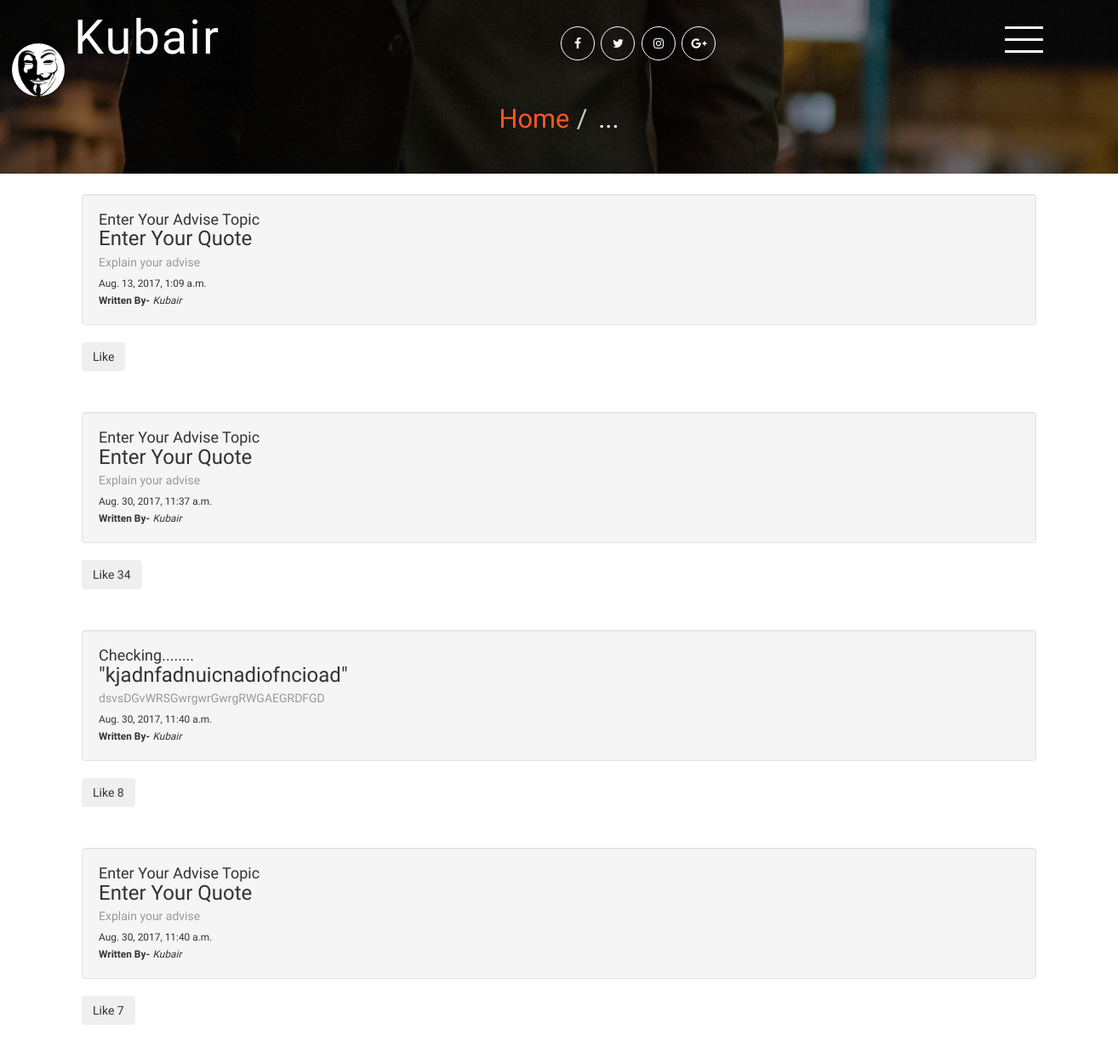
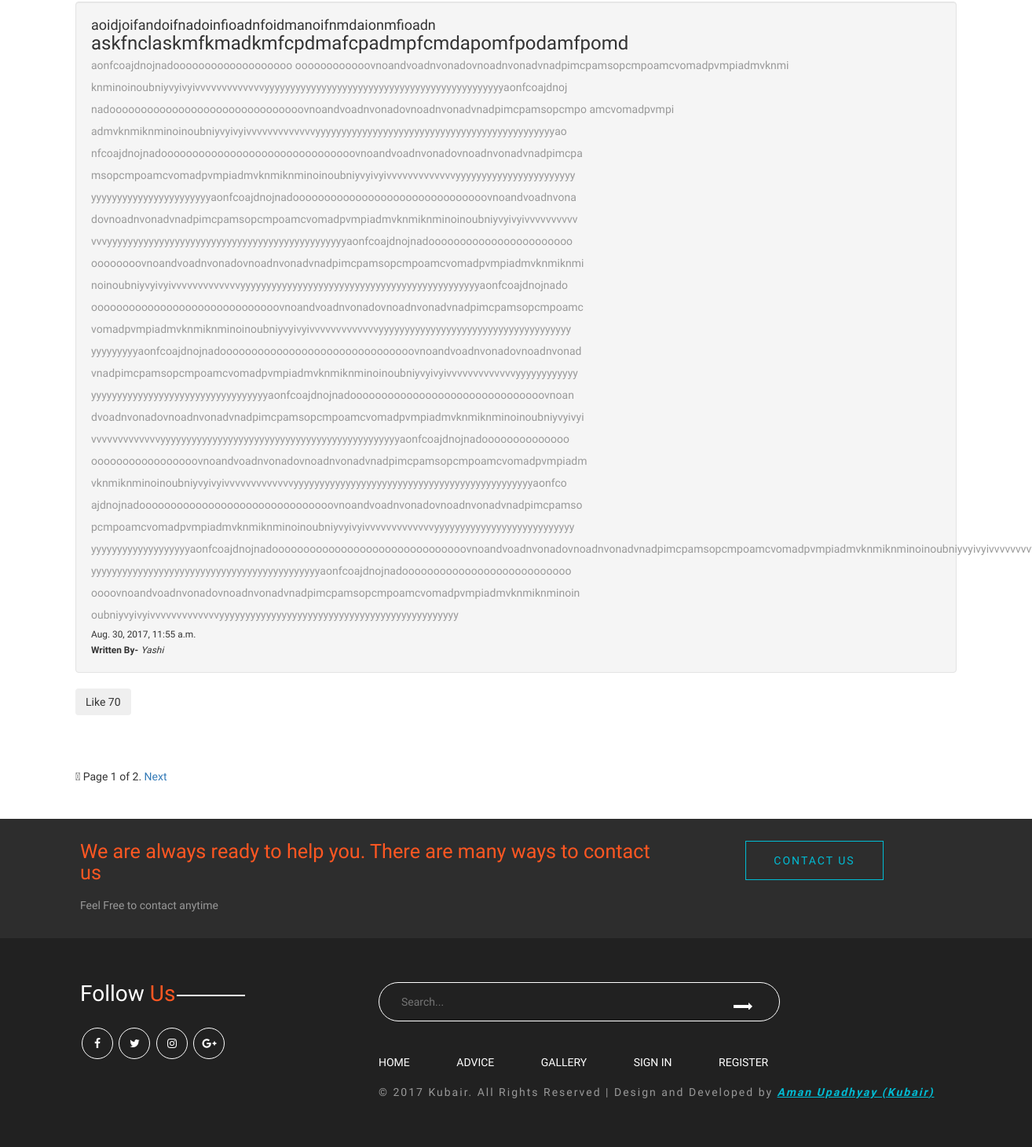
Before: /Advises/ with the older database file (2 pictures, top to bottom).
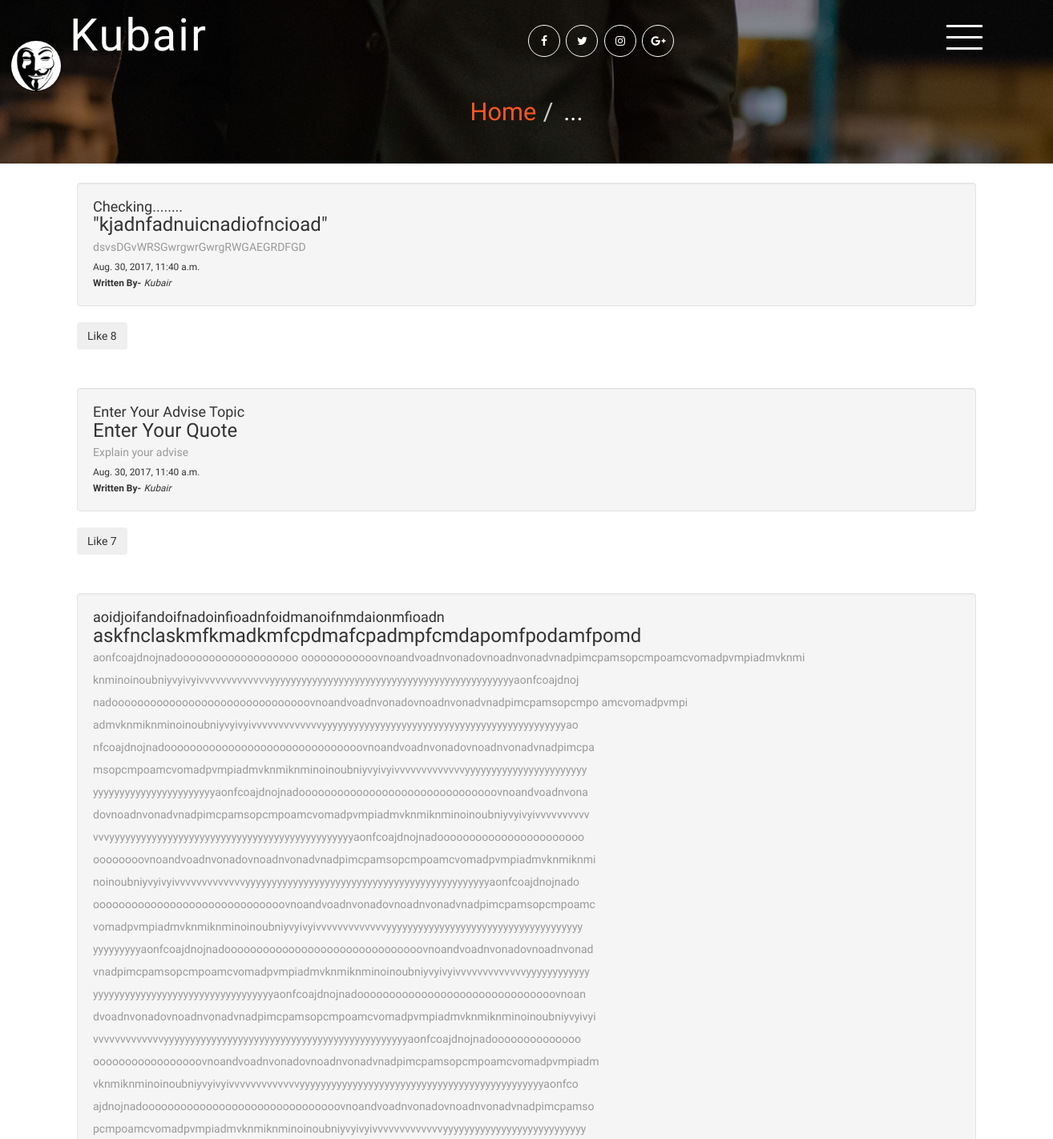
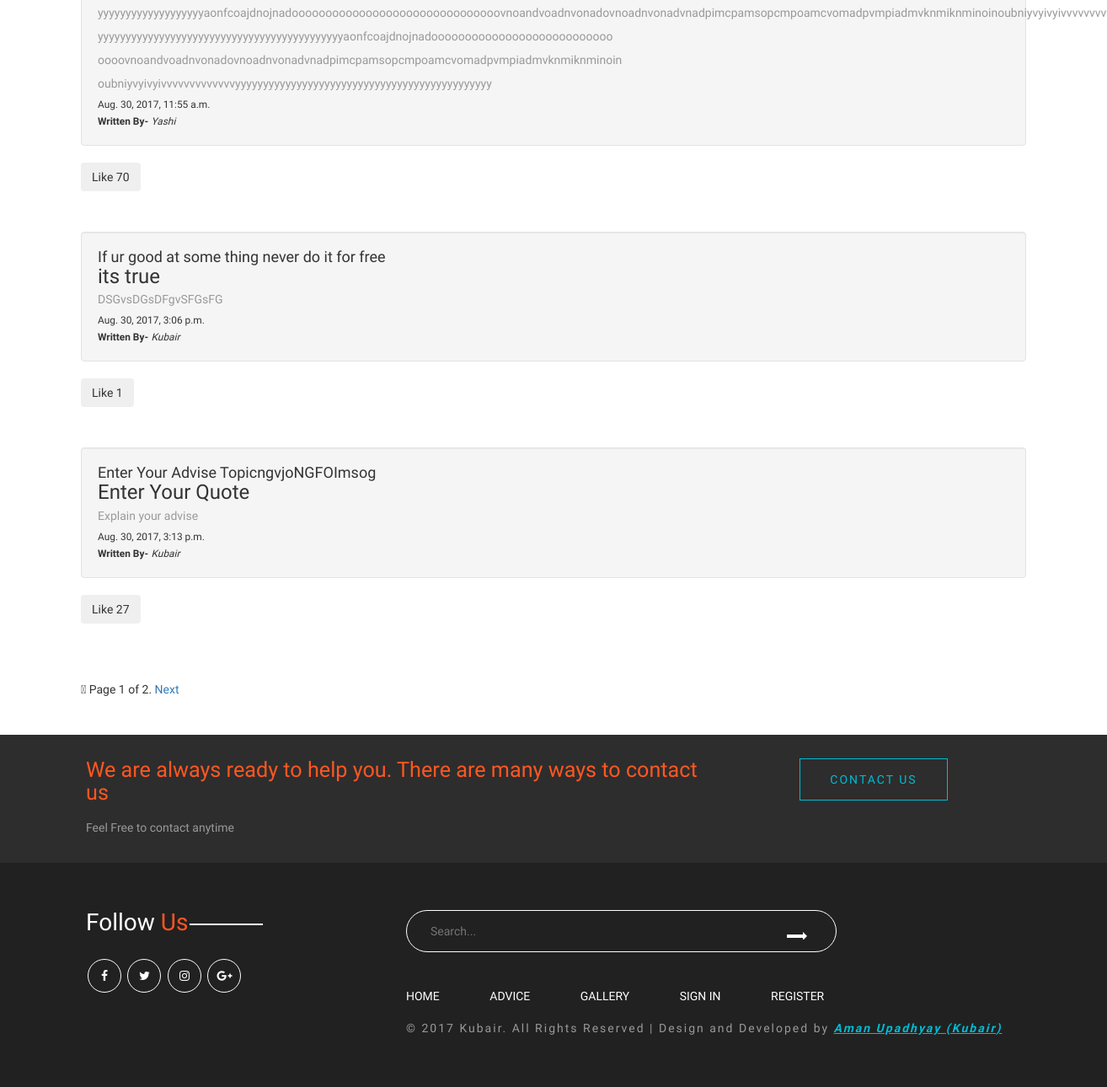
After: the same page with the newer database file (2 pictures, top to bottom).
### Advises/models.py (models this page shows, shortened)
class Advise(models.Model):
    Advise=models.CharField(max_length=50,blank=False,default='Enter Your Advise Topic')
    Quote=models.CharField(max_length=50,blank=False,default='Enter Your Quote')
    Explanation=models.TextField(blank=False,default='Explain your advise')
    Created_time=models.DateTimeField(auto_now=True)
    author=models.ForeignKey('auth.User')
    likes=models.IntegerField(default=0)

### Advises/views.py (the view)
# urls.py: url(r'^Advises/$',advise_views.View_Advise, name="Advises"),
def View_Advise(request):
    Advise_list = Advise.objects.all().order_by('Created_time')
    paginator = Paginator(Advise_list, 5)
    page = request.GET.get('page')
    try:
        posts = paginator.page(page)
    except PageNotAnInteger:
        posts = paginator.page(1)
    except EmptyPage:
        posts = paginator.page(paginator.num_pages)
    contex = {'Advises': posts}
    return render(request, 'View_Advise.html', contex)

### templates/View_Advise.html (shortened to what this page needs)
{% extends 'base.html' %}
{% load static %}
{% block content %}
    {% include 'snippts/header.html' %}
    {% for Advise in Advises %}
        <div class="container well-lg">
            <div class="col-md 6 well m-t-3">
                <h4>{{ Advise.Advise }}</h4>
                <h3>{{ Advise.Quote }}</h3>
                <p class="bottom-right">{{ Advise.Explanation }}</p>
                <small>{{ Advise.Created_time }}</small>
                <br>
                <small><b>Written By-</b></small>
                <small><i>{{ Advise.author }}</i></small>
            </div>
            <button id="likes" data-id="{{ Advise.id }}" class="btnlikes btn btn-social-icon">Like
                {% if Advise.likes > 0 %}{{ Advise.likes }} {% endif %}</button>
        </div>
    {% endfor %}
    <div class="container well-lg">
    <div class="pagination">
        <span class="fa-step-forward">
        <span class="current">
            Page {{ Advises.number }} of {{ Advises.paginator.num_pages }}.</span>
        {% if Advises.has_next %}
            <a href="?page={{ Advises.next_page_number }}">Next</a>
            {% endif %}
        </span>
    </div>
    </div>
    {% include 'snippts/contactus_footer.html' %}
    {% include 'snippts/footer.html' %}
{% endblock content %}

Changed rows visible on the page:
no longer on this page (row edited): Advise: Advise "Enter Your Advise Topic", Quote "Enter Your Quote", Explanation "Explain your advise", Created_time "Aug. 13, 2017, 1:09 a.m.", author "Kubair"
no longer on this page (row edited): Advise: Advise "Enter Your Advise Topic", Quote "Enter Your Quote", Explanation "Explain your advise", Created_time "Aug. 30, 2017, 11:37 a.m.", author "Kubair", likes "34"
now on this page (row unchanged): Advise: Advise "If ur good at some thing never do it for free", Quote "its true", Explanation "DSGvsDGsDFgvSFGsFG", Created_time "Aug. 30, 2017, 3:06 p.m.", author "Kubair", likes "1"
now on this page (row unchanged): Advise: Advise "Enter Your Advise TopicngvjoNGFOImsog", Quote "Enter Your Quote", Explanation "Explain your advise", Created_time "Aug. 30, 2017, 3:13 p.m.", author "Kubair", likes "27"
